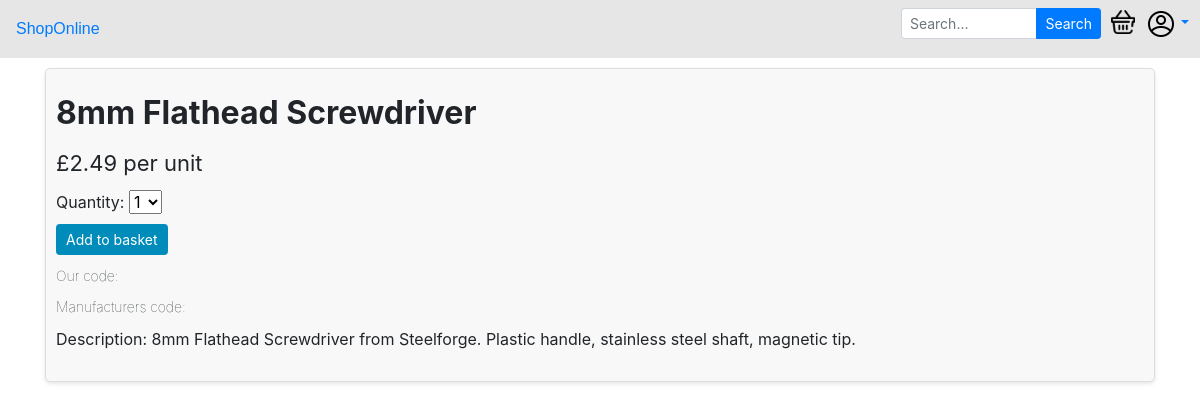
Page /store/3/ on the committed database.
### storeapp/models.py (models this page shows, shortened)
class Product(models.Model):
    name = models.CharField(max_length=255)
    description = models.CharField(max_length=255)
    cost = models.FloatField()
    category = models.ForeignKey(Category, null=True, on_delete=models.SET_NULL)

### storeapp/views.py (the view)
# urls.py: path('<int:pid>/', views.product, name='product'), #View a specific product
def product(request, pid):
    context = {}
    try:
        context["product"] = Product.objects.get(id=pid)
    except:
        pass
    return render(request, 'storeapp/product.html', context)

### storeapp/templates/storeapp/product.html (shortened to what this page needs)
{% extends 'base.html' %}
{% block content %}
<div class="container">
{% if product %}
    <div class="top container product-view-container">
        <div class="row">
            <span class="loud">{{product.name}}</span>
    </div>
    <div class="row">
        <span class="semi-loud">£{{product.cost}} per unit</span>
    </div>
    <div class="row">
        <span>Quantity:
        <select id="qty-select">
            <option value="1">1</option>
        </select>
    </div>
    <div class="row">
        <button class="add-to-basket-button" type="submit">Add to basket</button>
    </div>
    <div class="row quiet">
        <span>Our code: </span>
    </div>
    <div class="row quiet">
        <span>Manufacturers code: </span>
    </div>
    <div class="row">
        <span class="">Description: {{product.description}}</span>
     </div>
    </div>
{% else %}
    <div class="top container error-container centered">
        <span>Could not find product.</span>
    </div>
{% endif %}
</div>
{% endblock content %}

### static/css/styles.css (style rules this page uses)
body { font-family: 'Montserrat', sans-serif; justify-content: center; text-align: center; background-color: white; color: black; margin: 0; padding: 0; width: 100%; }
span .loud, .loud { font-size: 32px; font-weight: bold; text-align: center; display: block; }
span .semi-loud, .semi-loud { font-size: 22px; font-weight: normal; text-align: center; display: block; }
span .quiet, .quiet { font-size: 14px; font-weight: lighter; text-align: center; display: block; }
.top { margin-top: 10px; margin-bottom: 5px; }
.container { max-width: 100%; padding: 0px; }
.product-view-container { background-color: #f8f8f8; padding: 20px; border: 1px solid #ddd; border-radius: 5px; box-shadow: 0 2px 4px rgba(0, 0, 0, 0.1); margin-bottom: 5px; }
.product-view-container span { margin-left: 10px; }
.row { margin-bottom: 10px; }
.add-to-basket-button { margin-left: 10px; justify-content: center; text-align: center; background-color: #008CBA; color: #fff; font-size: 14px; padding: 5px 10px; border: none; cursor: pointer; border-radius: 4px; }

### rows in the picture
Product: name "8mm Flathead Screwdriver", cost "2.49", description "8mm Flathead Screwdriver from Steelforge. Plastic handle, stainless steel shaft, magnetic tip."
